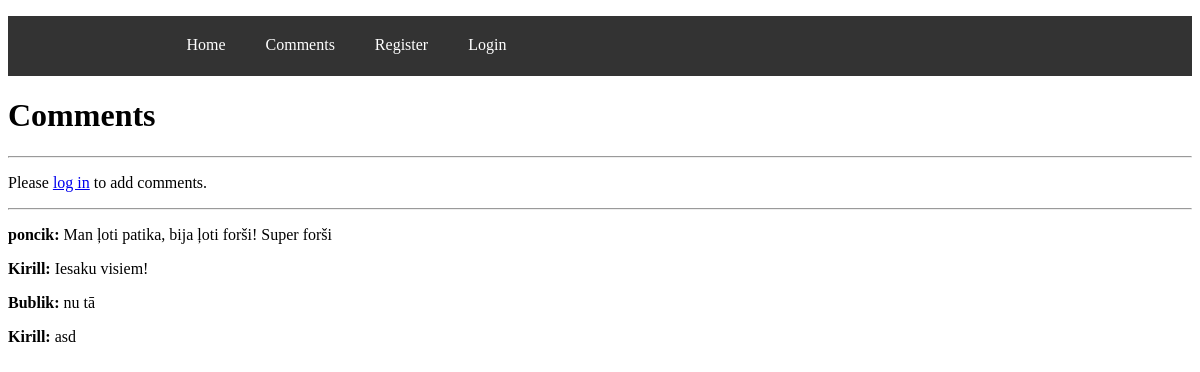
The app's page /comment/comment_page.php with its own data.
### tables this page shows
CREATE TABLE `comment` (
  `ID` int(11) NOT NULL,
  `comment` text NOT NULL,
  `user_id` int(11) DEFAULT NULL,
  `admin_id` int(11) DEFAULT NULL
);

CREATE TABLE `users` (
  `ID` int(11) NOT NULL,
  `nickname` varchar(128) NOT NULL,
  `password` varchar(128) NOT NULL,
  `email` varchar(128) NOT NULL,
  `name` varchar(128) NOT NULL,
  `surname` varchar(128) NOT NULL,
  `phoneNumber` int(30) NOT NULL
);

### comment/comments.php (the view, shortened to what this page needs)
<?php
include '../includes/dbcon.php';
$query = "SELECT comment.id, comment.comment, users.nickname, admin.name AS admin_name, comment.user_id, comment.admin_id FROM comment LEFT JOIN users ON comment.user_id = users.ID LEFT JOIN admin ON comment.admin_id = admin.ID";
$result = mysqli_query($conn, $query);
if (mysqli_num_rows($result) > 0) {
	while ($row = mysqli_fetch_assoc($result)) {
        if ($row['admin_name']) {
            echo "<p><strong>" . $row['admin_name'] . ":</strong> " . $row['comment'];
        } else {
            echo "<p><strong>" . $row['nickname'] . ":</strong> " . $row['comment'];
        }
        echo "</p>";
    }
} else {
	echo "No comments found.";
}
?>

### records on screen
comment: user.nickname "poncik", comment "Man ļoti patika, bija ļoti forši! Super forši"
comment: admin.name "Kirill", comment "Iesaku visiem!"
comment: user.nickname "Bublik", comment "nu tā"
comment: admin.name "Kirill", comment "asd"
